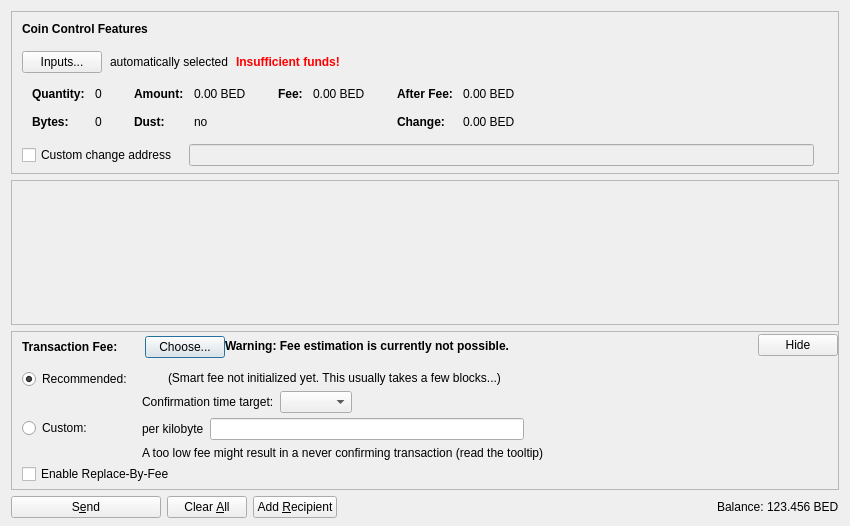
<?xml version="1.0" encoding="UTF-8"?>
<ui version="4.0">
 <class>SendCoinsDialog</class>
 <widget class="QDialog" name="SendCoinsDialog">
  <property name="geometry">
   <rect>
    <x>0</x>
    <y>0</y>
    <width>850</width>
    <height>526</height>
   </rect>
  </property>
  <property name="windowTitle">
   <string>Send Coins</string>
  </property>
  <layout class="QVBoxLayout" name="verticalLayout" stretch="0,1,0,0">
   <property name="bottomMargin">
    <number>8</number>
   </property>
   <item>
    <widget class="QFrame" name="frameCoinControl">
     <property name="sizePolicy">
      <sizepolicy hsizetype="Expanding" vsizetype="Expanding">
       <horstretch>0</horstretch>
       <verstretch>0</verstretch>
      </sizepolicy>
     </property>
     <property name="maximumSize">
      <size>
       <width>16777215</width>
       <height>16777215</height>
      </size>
     </property>
     <property name="frameShape">
      <enum>QFrame::StyledPanel</enum>
     </property>
     <property name="frameShadow">
      <enum>QFrame::Sunken</enum>
     </property>
     <layout class="QVBoxLayout" name="verticalLayoutCoinControl2">
      <property name="spacing">
       <number>0</number>
      </property>
      <property name="leftMargin">
       <number>0</number>
      </property>
      <property name="topMargin">
       <number>0</number>
      </property>
      <property name="rightMargin">
       <number>0</number>
      </property>
      <property name="bottomMargin">
       <number>6</number>
      </property>
      <item>
       <layout class="QVBoxLayout" name="verticalLayoutCoinControl" stretch="0,0,0,0,1">
        <property name="spacing">
         <number>0</number>
        </property>
        <property name="leftMargin">
         <number>10</number>
        </property>
        <property name="topMargin">
         <number>10</number>
        </property>
        <item>
         <layout class="QHBoxLayout" name="horizontalLayoutCoinControl1">
          <property name="bottomMargin">
           <number>15</number>
          </property>
          <item>
           <widget class="QLabel" name="labelCoinControlFeatures">
            <property name="sizePolicy">
             <sizepolicy hsizetype="Preferred" vsizetype="Maximum">
              <horstretch>0</horstretch>
              <verstretch>0</verstretch>
             </sizepolicy>
            </property>
            <property name="font">
             <font>
              <weight>75</weight>
              <bold>true</bold>
             </font>
            </property>
            <property name="styleSheet">
             <string notr="true">font-weight:bold;</string>
            </property>
            <property name="text">
             <string>Coin Control Features</string>
            </property>
           </widget>
          </item>
         </layout>
        </item>
        <item>
         <layout class="QHBoxLayout" name="horizontalLayoutCoinControl2" stretch="0,0,0,0">
          <property name="spacing">
           <number>8</number>
          </property>
          <property name="bottomMargin">
           <number>10</number>
          </property>
          <item>
           <widget class="QPushButton" name="pushButtonCoinControl">
            <property name="styleSheet">
             <string notr="true"/>
            </property>
            <property name="text">
             <string>Inputs...</string>
            </property>
            <property name="autoDefault">
             <bool>false</bool>
            </property>
           </widget>
          </item>
          <item>
           <widget class="QLabel" name="labelCoinControlAutomaticallySelected">
            <property name="text">
             <string>automatically selected</string>
            </property>
            <property name="margin">
             <number>5</number>
            </property>
           </widget>
          </item>
          <item>
           <widget class="QLabel" name="labelCoinControlInsuffFunds">
            <property name="font">
             <font>
              <weight>75</weight>
              <bold>true</bold>
             </font>
            </property>
            <property name="styleSheet">
             <string notr="true">color:red;font-weight:bold;</string>
            </property>
            <property name="text">
             <string>Insufficient funds!</string>
            </property>
            <property name="margin">
             <number>5</number>
            </property>
           </widget>
          </item>
          <item>
           <spacer name="horizontalSpacerCoinControl">
            <property name="orientation">
             <enum>Qt::Horizontal</enum>
            </property>
            <property name="sizeHint" stdset="0">
             <size>
              <width>40</width>
              <height>1</height>
             </size>
            </property>
           </spacer>
          </item>
         </layout>
        </item>
        <item>
         <widget class="QWidget" name="widgetCoinControl" native="true">
          <property name="sizePolicy">
           <sizepolicy hsizetype="Preferred" vsizetype="Preferred">
            <horstretch>0</horstretch>
            <verstretch>0</verstretch>
           </sizepolicy>
          </property>
          <property name="minimumSize">
           <size>
            <width>0</width>
            <height>0</height>
           </size>
          </property>
          <property name="styleSheet">
           <string notr="true"/>
          </property>
          <layout class="QHBoxLayout" name="horizontalLayoutCoinControl5">
           <property name="leftMargin">
            <number>0</number>
           </property>
           <property name="topMargin">
            <number>0</number>
           </property>
           <property name="rightMargin">
            <number>0</number>
           </property>
           <property name="bottomMargin">
            <number>0</number>
           </property>
           <item>
            <layout class="QHBoxLayout" name="horizontalLayoutCoinControl3" stretch="0,0,0,1">
             <property name="spacing">
              <number>20</number>
             </property>
             <property name="topMargin">
              <number>0</number>
             </property>
             <property name="bottomMargin">
              <number>10</number>
             </property>
             <item>
              <layout class="QFormLayout" name="formLayoutCoinControl1">
               <property name="horizontalSpacing">
                <number>10</number>
               </property>
               <property name="verticalSpacing">
                <number>14</number>
               </property>
               <property name="leftMargin">
                <number>10</number>
               </property>
               <property name="topMargin">
                <number>4</number>
               </property>
               <property name="rightMargin">
                <number>6</number>
               </property>
               <item row="0" column="0">
                <widget class="QLabel" name="labelCoinControlQuantityText">
                 <property name="font">
                  <font>
                   <weight>75</weight>
                   <bold>true</bold>
                  </font>
                 </property>
                 <property name="text">
                  <string>Quantity:</string>
                 </property>
                 <property name="margin">
                  <number>0</number>
                 </property>
                </widget>
               </item>
               <item row="0" column="1">
                <widget class="QLabel" name="labelCoinControlQuantity">
                 <property name="cursor">
                  <cursorShape>IBeamCursor</cursorShape>
                 </property>
                 <property name="contextMenuPolicy">
                  <enum>Qt::ActionsContextMenu</enum>
                 </property>
                 <property name="text">
                  <string notr="true">0</string>
                 </property>
                 <property name="margin">
                  <number>0</number>
                 </property>
                 <property name="textInteractionFlags">
                  <set>Qt::LinksAccessibleByMouse|Qt::TextSelectableByKeyboard|Qt::TextSelectableByMouse</set>
                 </property>
                </widget>
               </item>
               <item row="1" column="0">
                <widget class="QLabel" name="labelCoinControlBytesText">
                 <property name="font">
                  <font>
                   <weight>75</weight>
                   <bold>true</bold>
                  </font>
                 </property>
                 <property name="text">
                  <string>Bytes:</string>
                 </property>
                </widget>
               </item>
               <item row="1" column="1">
                <widget class="QLabel" name="labelCoinControlBytes">
                 <property name="cursor">
                  <cursorShape>IBeamCursor</cursorShape>
                 </property>
                 <property name="contextMenuPolicy">
                  <enum>Qt::ActionsContextMenu</enum>
                 </property>
                 <property name="text">
                  <string notr="true">0</string>
                 </property>
                 <property name="textInteractionFlags">
                  <set>Qt::LinksAccessibleByMouse|Qt::TextSelectableByKeyboard|Qt::TextSelectableByMouse</set>
                 </property>
                </widget>
               </item>
              </layout>
             </item>
             <item>
              <layout class="QFormLayout" name="formLayoutCoinControl2">
               <property name="horizontalSpacing">
                <number>10</number>
               </property>
               <property name="verticalSpacing">
                <number>14</number>
               </property>
               <property name="leftMargin">
                <number>6</number>
               </property>
               <property name="topMargin">
                <number>4</number>
               </property>
               <property name="rightMargin">
                <number>6</number>
               </property>
               <item row="0" column="0">
                <widget class="QLabel" name="labelCoinControlAmountText">
                 <property name="font">
                  <font>
                   <weight>75</weight>
                   <bold>true</bold>
                  </font>
                 </property>
                 <property name="text">
                  <string>Amount:</string>
                 </property>
                 <property name="margin">
                  <number>0</number>
                 </property>
                </widget>
               </item>
               <item row="0" column="1">
                <widget class="QLabel" name="labelCoinControlAmount">
                 <property name="cursor">
                  <cursorShape>IBeamCursor</cursorShape>
                 </property>
                 <property name="contextMenuPolicy">
                  <enum>Qt::ActionsContextMenu</enum>
                 </property>
                 <property name="text">
                  <string notr="true">0.00 BED</string>
                 </property>
                 <property name="textInteractionFlags">
                  <set>Qt::LinksAccessibleByMouse|Qt::TextSelectableByKeyboard|Qt::TextSelectableByMouse</set>
                 </property>
                </widget>
               </item>
               <item row="1" column="0">
                <widget class="QLabel" name="labelCoinControlLowOutputText">
                 <property name="font">
                  <font>
                   <weight>75</weight>
                   <bold>true</bold>
                  </font>
                 </property>
                 <property name="text">
                  <string>Dust:</string>
                 </property>
                </widget>
               </item>
               <item row="1" column="1">
                <widget class="QLabel" name="labelCoinControlLowOutput">
                 <property name="cursor">
                  <cursorShape>IBeamCursor</cursorShape>
                 </property>
                 <property name="contextMenuPolicy">
                  <enum>Qt::ActionsContextMenu</enum>
                 </property>
                 <property name="text">
                  <string notr="true">no</string>
                 </property>
                 <property name="textInteractionFlags">
                  <set>Qt::LinksAccessibleByMouse|Qt::TextSelectableByKeyboard|Qt::TextSelectableByMouse</set>
                 </property>
                </widget>
               </item>
              </layout>
             </item>
             <item>
              <layout class="QFormLayout" name="formLayoutCoinControl3">
               <property name="horizontalSpacing">
                <number>10</number>
               </property>
               <property name="verticalSpacing">
                <number>14</number>
               </property>
               <property name="leftMargin">
                <number>6</number>
               </property>
               <property name="topMargin">
                <number>4</number>
               </property>
               <property name="rightMargin">
                <number>6</number>
               </property>
               <item row="0" column="0">
                <widget class="QLabel" name="labelCoinControlFeeText">
                 <property name="font">
                  <font>
                   <weight>75</weight>
                   <bold>true</bold>
                  </font>
                 </property>
                 <property name="text">
                  <string>Fee:</string>
                 </property>
                 <property name="margin">
                  <number>0</number>
                 </property>
                </widget>
               </item>
               <item row="0" column="1">
                <widget class="QLabel" name="labelCoinControlFee">
                 <property name="cursor">
                  <cursorShape>IBeamCursor</cursorShape>
                 </property>
                 <property name="contextMenuPolicy">
                  <enum>Qt::ActionsContextMenu</enum>
                 </property>
                 <property name="text">
                  <string notr="true">0.00 BED</string>
                 </property>
                 <property name="textInteractionFlags">
                  <set>Qt::LinksAccessibleByMouse|Qt::TextSelectableByKeyboard|Qt::TextSelectableByMouse</set>
                 </property>
                </widget>
               </item>
              </layout>
             </item>
             <item>
              <layout class="QFormLayout" name="formLayoutCoinControl4">
               <property name="horizontalSpacing">
                <number>10</number>
               </property>
               <property name="verticalSpacing">
                <number>14</number>
               </property>
               <property name="leftMargin">
                <number>6</number>
               </property>
               <property name="topMargin">
                <number>4</number>
               </property>
               <property name="rightMargin">
                <number>6</number>
               </property>
               <item row="0" column="0">
                <widget class="QLabel" name="labelCoinControlAfterFeeText">
                 <property name="font">
                  <font>
                   <weight>75</weight>
                   <bold>true</bold>
                  </font>
                 </property>
                 <property name="text">
                  <string>After Fee:</string>
                 </property>
                 <property name="margin">
                  <number>0</number>
                 </property>
                </widget>
               </item>
               <item row="0" column="1">
                <widget class="QLabel" name="labelCoinControlAfterFee">
                 <property name="cursor">
                  <cursorShape>IBeamCursor</cursorShape>
                 </property>
                 <property name="contextMenuPolicy">
                  <enum>Qt::ActionsContextMenu</enum>
                 </property>
                 <property name="text">
                  <string notr="true">0.00 BED</string>
                 </property>
                 <property name="textInteractionFlags">
                  <set>Qt::LinksAccessibleByMouse|Qt::TextSelectableByKeyboard|Qt::TextSelectableByMouse</set>
                 </property>
                </widget>
               </item>
               <item row="1" column="0">
                <widget class="QLabel" name="labelCoinControlChangeText">
                 <property name="font">
                  <font>
                   <weight>75</weight>
                   <bold>true</bold>
                  </font>
                 </property>
                 <property name="text">
                  <string>Change:</string>
                 </property>
                </widget>
               </item>
               <item row="1" column="1">
                <widget class="QLabel" name="labelCoinControlChange">
                 <property name="cursor">
                  <cursorShape>IBeamCursor</cursorShape>
                 </property>
                 <property name="contextMenuPolicy">
                  <enum>Qt::ActionsContextMenu</enum>
                 </property>
                 <property name="text">
                  <string notr="true">0.00 BED</string>
                 </property>
                 <property name="textInteractionFlags">
                  <set>Qt::LinksAccessibleByMouse|Qt::TextSelectableByKeyboard|Qt::TextSelectableByMouse</set>
                 </property>
                </widget>
               </item>
              </layout>
             </item>
            </layout>
           </item>
          </layout>
         </widget>
        </item>
        <item>
         <layout class="QHBoxLayout" name="horizontalLayoutCoinControl4" stretch="0,0,0">
          <property name="spacing">
           <number>12</number>
          </property>
          <property name="sizeConstraint">
           <enum>QLayout::SetDefaultConstraint</enum>
          </property>
          <property name="topMargin">
           <number>5</number>
          </property>
          <property name="rightMargin">
           <number>5</number>
          </property>
          <item>
           <widget class="QCheckBox" name="checkBoxCoinControlChange">
            <property name="toolTip">
             <string>If this is activated, but the change address is empty or invalid, change will be sent to a newly generated address.</string>
            </property>
            <property name="text">
             <string>Custom change address</string>
            </property>
           </widget>
          </item>
          <item>
           <widget class="QValidatedLineEdit" name="lineEditCoinControlChange">
            <property name="enabled">
             <bool>false</bool>
            </property>
            <property name="sizePolicy">
             <sizepolicy hsizetype="Expanding" vsizetype="Fixed">
              <horstretch>0</horstretch>
              <verstretch>0</verstretch>
             </sizepolicy>
            </property>
           </widget>
          </item>
          <item>
           <widget class="QLabel" name="labelCoinControlChangeLabel">
            <property name="sizePolicy">
             <sizepolicy hsizetype="Preferred" vsizetype="Expanding">
              <horstretch>0</horstretch>
              <verstretch>0</verstretch>
             </sizepolicy>
            </property>
            <property name="minimumSize">
             <size>
              <width>0</width>
              <height>0</height>
             </size>
            </property>
            <property name="text">
             <string/>
            </property>
            <property name="margin">
             <number>3</number>
            </property>
           </widget>
          </item>
         </layout>
        </item>
        <item>
         <spacer name="verticalSpacerCoinControl">
          <property name="orientation">
           <enum>Qt::Vertical</enum>
          </property>
          <property name="sizeHint" stdset="0">
           <size>
            <width>800</width>
            <height>1</height>
           </size>
          </property>
         </spacer>
        </item>
       </layout>
      </item>
     </layout>
    </widget>
   </item>
   <item>
    <widget class="QScrollArea" name="scrollArea">
     <property name="widgetResizable">
      <bool>true</bool>
     </property>
     <widget class="QWidget" name="scrollAreaWidgetContents">
      <property name="geometry">
       <rect>
        <x>0</x>
        <y>0</y>
        <width>830</width>
        <height>104</height>
       </rect>
      </property>
      <layout class="QVBoxLayout" name="verticalLayout_2" stretch="0,1">
       <property name="leftMargin">
        <number>0</number>
       </property>
       <property name="topMargin">
        <number>0</number>
       </property>
       <property name="rightMargin">
        <number>0</number>
       </property>
       <property name="bottomMargin">
        <number>0</number>
       </property>
       <item>
        <layout class="QVBoxLayout" name="entries">
         <property name="spacing">
          <number>6</number>
         </property>
        </layout>
       </item>
       <item>
        <spacer name="verticalSpacer">
         <property name="orientation">
          <enum>Qt::Vertical</enum>
         </property>
         <property name="sizeHint" stdset="0">
          <size>
           <width>20</width>
           <height>40</height>
          </size>
         </property>
        </spacer>
       </item>
      </layout>
     </widget>
    </widget>
   </item>
   <item>
    <widget class="QFrame" name="frameFee">
     <property name="sizePolicy">
      <sizepolicy hsizetype="Expanding" vsizetype="Expanding">
       <horstretch>0</horstretch>
       <verstretch>0</verstretch>
      </sizepolicy>
     </property>
     <property name="maximumSize">
      <size>
       <width>16777215</width>
       <height>16777215</height>
      </size>
     </property>
     <property name="frameShape">
      <enum>QFrame::StyledPanel</enum>
     </property>
     <property name="frameShadow">
      <enum>QFrame::Sunken</enum>
     </property>
     <layout class="QVBoxLayout" name="verticalLayoutFee1">
      <property name="spacing">
       <number>0</number>
      </property>
      <property name="leftMargin">
       <number>0</number>
      </property>
      <property name="topMargin">
       <number>0</number>
      </property>
      <property name="rightMargin">
       <number>0</number>
      </property>
      <property name="bottomMargin">
       <number>0</number>
      </property>
      <item>
       <layout class="QVBoxLayout" name="verticalLayoutFee2" stretch="0,0,0">
        <property name="spacing">
         <number>0</number>
        </property>
        <property name="leftMargin">
         <number>10</number>
        </property>
        <property name="topMargin">
         <number>0</number>
        </property>
        <item>
         <layout class="QHBoxLayout" name="horizontalLayoutFee1">
          <property name="bottomMargin">
           <number>0</number>
          </property>
          <item>
           <layout class="QVBoxLayout" name="verticalLayoutFee7">
            <property name="spacing">
             <number>0</number>
            </property>
            <item>
             <spacer name="verticalSpacerSmartFee">
              <property name="orientation">
               <enum>Qt::Vertical</enum>
              </property>
              <property name="sizeType">
               <enum>QSizePolicy::Fixed</enum>
              </property>
              <property name="sizeHint" stdset="0">
               <size>
                <width>1</width>
                <height>4</height>
               </size>
              </property>
             </spacer>
            </item>
            <item>
             <layout class="QHBoxLayout" name="horizontalLayoutSmartFee">
              <property name="spacing">
               <number>10</number>
              </property>
              <item>
               <widget class="QLabel" name="labelFeeHeadline">
                <property name="sizePolicy">
                 <sizepolicy hsizetype="Preferred" vsizetype="Maximum">
                  <horstretch>0</horstretch>
                  <verstretch>0</verstretch>
                 </sizepolicy>
                </property>
                <property name="font">
                 <font>
                  <weight>75</weight>
                  <bold>true</bold>
                 </font>
                </property>
                <property name="styleSheet">
                 <string notr="true">font-weight:bold;</string>
                </property>
                <property name="text">
                 <string>Transaction Fee:</string>
                </property>
               </widget>
              </item>
              <item>
               <widget class="QLabel" name="labelFeeMinimized">
                <property name="text">
                 <string/>
                </property>
               </widget>
              </item>
              <item>
               <widget class="QPushButton" name="buttonChooseFee">
                <property name="text">
                 <string>Choose...</string>
                </property>
               </widget>
              </item>
             </layout>
            </item>
            <item>
             <spacer name="verticalSpacer_5">
              <property name="orientation">
               <enum>Qt::Vertical</enum>
              </property>
              <property name="sizeHint" stdset="0">
               <size>
                <width>1</width>
                <height>1</height>
               </size>
              </property>
             </spacer>
            </item>
           </layout>
          </item>
          <item>
           <widget class="QLabel" name="fallbackFeeWarningLabel">
            <property name="toolTip">
             <string>Using the fallbackfee can result in sending a transaction that will take several hours or days (or never) to confirm. Consider choosing your fee manually or wait until you have validated the complete chain.</string>
            </property>
            <property name="font">
            <font>
                <weight>75</weight>
                <bold>true</bold>
            </font>
            </property>
            <property name="text">
             <string>Warning: Fee estimation is currently not possible.</string>
            </property>
            <property name="wordWrap">
             <bool>false</bool>
            </property>
           </widget>
          </item>
          <item>
           <spacer name="horizontalSpacer_4">
            <property name="orientation">
             <enum>Qt::Horizontal</enum>
            </property>
            <property name="sizeType">
             <enum>QSizePolicy::MinimumExpanding</enum>
            </property>
            <property name="sizeHint" stdset="0">
             <size>
              <width>40</width>
              <height>20</height>
             </size>
            </property>
           </spacer>
          </item>
          <item>
           <widget class="QPushButton" name="buttonMinimizeFee">
            <property name="toolTip">
             <string>Hide transaction fee settings</string>
            </property>
            <property name="text">
             <string>Hide</string>
            </property>
           </widget>
          </item>
         </layout>
        </item>
        <item>
         <widget class="QFrame" name="frameFeeSelection">
          <layout class="QVBoxLayout" name="verticalLayoutFee12">
           <property name="spacing">
            <number>0</number>
           </property>
           <property name="leftMargin">
            <number>0</number>
           </property>
           <property name="topMargin">
            <number>0</number>
           </property>
           <property name="rightMargin">
            <number>0</number>
           </property>
           <property name="bottomMargin">
            <number>0</number>
           </property>
           <item>
            <layout class="QGridLayout" name="gridLayoutFee">
             <property name="topMargin">
              <number>10</number>
             </property>
             <property name="bottomMargin">
              <number>4</number>
             </property>
             <property name="horizontalSpacing">
              <number>10</number>
             </property>
             <property name="verticalSpacing">
              <number>4</number>
             </property>
             <item row="1" column="1">
              <layout class="QVBoxLayout" name="verticalLayoutFee8">
               <property name="spacing">
                <number>6</number>
               </property>
               <item>
                <layout class="QHBoxLayout" name="horizontalLayoutFee13">
                 <item>
                  <widget class="QLabel" name="labelCustomPerKilobyte">
                   <property name="toolTip">
                    <string>Specify a custom fee per kB (1,000 bytes) of the transaction's virtual size.

Note:  Since the fee is calculated on a per-byte basis, a fee of "100 satoshis per kB" for a transaction size of 500 bytes (half of 1 kB) would ultimately yield a fee of only 50 satoshis.</string>
                   </property>
                   <property name="text">
                    <string>per kilobyte</string>
                   </property>
                  </widget>
                 </item>
                 <item>
                  <widget class="BitcoinAmountField" name="customFee"/>
                 </item>
                 <item>
                  <spacer name="horizontalSpacer_6">
                   <property name="orientation">
                    <enum>Qt::Horizontal</enum>
                   </property>
                   <property name="sizeHint" stdset="0">
                    <size>
                     <width>1</width>
                     <height>1</height>
                    </size>
                   </property>
                  </spacer>
                 </item>
                </layout>
               </item>
               <item>
                <layout class="QHBoxLayout" name="horizontalLayoutFee8">
                 <item>
                  <widget class="QLabel" name="labelCustomFeeWarning">
                   <property name="enabled">
                    <bool>true</bool>
                   </property>
                   <property name="toolTip">
                    <string>When there is less transaction volume than space in the blocks, miners as well as relaying nodes may enforce a minimum fee. Paying only this minimum fee is just fine, but be aware that this can result in a never confirming transaction once there is more demand for bedcoin transactions than the network can process.</string>
                   </property>
                   <property name="text">
                    <string>A too low fee might result in a never confirming transaction (read the tooltip)</string>
                   </property>
                  </widget>
                 </item>
                 <item>
                  <spacer name="horizontalSpacer_2">
                   <property name="orientation">
                    <enum>Qt::Horizontal</enum>
                   </property>
                   <property name="sizeHint" stdset="0">
                    <size>
                     <width>1</width>
                     <height>1</height>
                    </size>
                   </property>
                  </spacer>
                 </item>
                </layout>
               </item>
              </layout>
             </item>
             <item row="0" column="0">
              <layout class="QVBoxLayout" name="verticalLayoutFee4" stretch="0,1">
               <item>
                <widget class="QRadioButton" name="radioSmartFee">
                 <property name="text">
                  <string>Recommended:</string>
                 </property>
                 <property name="checked">
                  <bool>true</bool>
                 </property>
                 <attribute name="buttonGroup">
                  <string notr="true">groupFee</string>
                 </attribute>
                </widget>
               </item>
               <item>
                <spacer name="verticalSpacer_2">
                 <property name="orientation">
                  <enum>Qt::Vertical</enum>
                 </property>
                 <property name="sizeHint" stdset="0">
                  <size>
                   <width>1</width>
                   <height>1</height>
                  </size>
                 </property>
                </spacer>
               </item>
              </layout>
             </item>
             <item row="1" column="0">
              <layout class="QVBoxLayout" name="verticalLayoutFee9" stretch="0,1">
               <item>
                <widget class="QRadioButton" name="radioCustomFee">
                 <property name="text">
                  <string>Custom:</string>
                 </property>
                 <attribute name="buttonGroup">
                  <string notr="true">groupFee</string>
                 </attribute>
                </widget>
               </item>
               <item>
                <spacer name="verticalSpacer_6">
                 <property name="orientation">
                  <enum>Qt::Vertical</enum>
                 </property>
                 <property name="sizeHint" stdset="0">
                  <size>
                   <width>1</width>
                   <height>1</height>
                  </size>
                 </property>
                </spacer>
               </item>
              </layout>
             </item>
             <item row="0" column="1">
              <layout class="QVBoxLayout" name="verticalLayoutFee3" stretch="0,0,1">
               <property name="spacing">
                <number>6</number>
               </property>
               <property name="topMargin">
                <number>2</number>
               </property>
               <item>
                <layout class="QHBoxLayout" name="horizontalLayoutFee12">
                 <item>
                  <widget class="QLabel" name="labelSmartFee">
                   <property name="text">
                    <string/>
                   </property>
                  </widget>
                 </item>
                 <item>
                  <widget class="QLabel" name="labelFeeEstimation">
                   <property name="text">
                    <string/>
                   </property>
                  </widget>
                 </item>
                 <item>
                  <widget class="QLabel" name="labelSmartFee2">
                   <property name="text">
                    <string>(Smart fee not initialized yet. This usually takes a few blocks...)</string>
                   </property>
                  </widget>
                 </item>
                 <item>
                  <spacer name="horizontalSpacer_5">
                   <property name="orientation">
                    <enum>Qt::Horizontal</enum>
                   </property>
                   <property name="sizeHint" stdset="0">
                    <size>
                     <width>1</width>
                     <height>1</height>
                    </size>
                   </property>
                  </spacer>
                 </item>
                </layout>
               </item>
               <item>
                <layout class="QHBoxLayout" name="horizontalLayoutFee9">
                 <item>
                  <layout class="QVBoxLayout" name="verticalLayoutFee6">
                   <item>
                    <widget class="QLabel" name="labelSmartFee3">
                     <property name="text">
                      <string>Confirmation time target:</string>
                     </property>
                    </widget>
                   </item>
                  </layout>
                 </item>
                 <item>
                  <layout class="QVBoxLayout" name="verticalLayoutFee5">
                   <property name="rightMargin">
                    <number>30</number>
                   </property>
                   <item>
                    <layout class="QHBoxLayout" name="horizontalLayoutConfTarget">
                     <property name="bottomMargin">
                      <number>0</number>
                     </property>
                     <item>
                      <widget class="QComboBox" name="confTargetSelector"/>
                     </item>
                     <item>
                      <spacer name="horizontalSpacerConfTarget">
                       <property name="orientation">
                        <enum>Qt::Horizontal</enum>
                       </property>
                       <property name="sizeHint" stdset="0">
                        <size>
                         <width>40</width>
                         <height>20</height>
                        </size>
                       </property>
                      </spacer>
                     </item>
                    </layout>
                   </item>
                  </layout>
                 </item>
                </layout>
               </item>
               <item>
                <spacer name="verticalSpacer_4">
                 <property name="orientation">
                  <enum>Qt::Vertical</enum>
                 </property>
                 <property name="sizeHint" stdset="0">
                  <size>
                   <width>1</width>
                   <height>1</height>
                  </size>
                 </property>
                </spacer>
               </item>
              </layout>
             </item>
            </layout>
           </item>
           <item>
            <widget class="QCheckBox" name="optInRBF">
             <property name="text">
              <string>Enable Replace-By-Fee</string>
             </property>
             <property name="toolTip">
              <string>With Replace-By-Fee (BIP-125) you can increase a transaction's fee after it is sent. Without this, a higher fee may be recommended to compensate for increased transaction delay risk.</string>
             </property>
            </widget>
           </item>
          </layout>
         </widget>
        </item>
        <item>
         <spacer name="verticalSpacerFee">
          <property name="orientation">
           <enum>Qt::Vertical</enum>
          </property>
          <property name="sizeHint" stdset="0">
           <size>
            <width>40</width>
            <height>5</height>
           </size>
          </property>
         </spacer>
        </item>
       </layout>
      </item>
     </layout>
    </widget>
   </item>
   <item>
    <layout class="QHBoxLayout" name="horizontalLayout">
     <item>
      <widget class="QPushButton" name="sendButton">
       <property name="minimumSize">
        <size>
         <width>150</width>
         <height>0</height>
        </size>
       </property>
       <property name="toolTip">
        <string>Confirm the send action</string>
       </property>
       <property name="text">
        <string>S&amp;end</string>
       </property>
       <property name="icon">
        <iconset resource="../bitcoin.qrc">
         <normaloff>:/icons/send</normaloff>:/icons/send</iconset>
       </property>
       <property name="autoDefault">
        <bool>false</bool>
       </property>
       <property name="default">
        <bool>false</bool>
       </property>
      </widget>
     </item>
     <item>
      <widget class="QPushButton" name="clearButton">
       <property name="sizePolicy">
        <sizepolicy hsizetype="Minimum" vsizetype="Fixed">
         <horstretch>0</horstretch>
         <verstretch>0</verstretch>
        </sizepolicy>
       </property>
       <property name="toolTip">
        <string>Clear all fields of the form.</string>
       </property>
       <property name="text">
        <string>Clear &amp;All</string>
       </property>
       <property name="icon">
        <iconset resource="../bitcoin.qrc">
         <normaloff>:/icons/remove</normaloff>:/icons/remove</iconset>
       </property>
       <property name="autoDefault">
        <bool>false</bool>
       </property>
      </widget>
     </item>
     <item>
      <widget class="QPushButton" name="addButton">
       <property name="toolTip">
        <string>Send to multiple recipients at once</string>
       </property>
       <property name="text">
        <string>Add &amp;Recipient</string>
       </property>
       <property name="icon">
        <iconset resource="../bitcoin.qrc">
         <normaloff>:/icons/add</normaloff>:/icons/add</iconset>
       </property>
       <property name="autoDefault">
        <bool>false</bool>
       </property>
      </widget>
     </item>
     <item>
      <spacer name="horizontalSpacer">
       <property name="orientation">
        <enum>Qt::Horizontal</enum>
       </property>
       <property name="sizeHint" stdset="0">
        <size>
         <width>40</width>
         <height>20</height>
        </size>
       </property>
      </spacer>
     </item>
     <item>
      <layout class="QHBoxLayout" name="horizontalLayout_2">
       <property name="spacing">
        <number>3</number>
       </property>
       <item>
        <widget class="QLabel" name="labelBalanceName">
         <property name="sizePolicy">
          <sizepolicy hsizetype="Preferred" vsizetype="Fixed">
           <horstretch>0</horstretch>
           <verstretch>0</verstretch>
          </sizepolicy>
         </property>
         <property name="text">
          <string>Balance:</string>
         </property>
        </widget>
       </item>
       <item>
        <widget class="QLabel" name="labelBalance">
         <property name="sizePolicy">
          <sizepolicy hsizetype="Preferred" vsizetype="Fixed">
           <horstretch>0</horstretch>
           <verstretch>0</verstretch>
          </sizepolicy>
         </property>
         <property name="cursor">
          <cursorShape>IBeamCursor</cursorShape>
         </property>
         <property name="text">
          <string notr="true">123.456 BED</string>
         </property>
         <property name="textInteractionFlags">
          <set>Qt::LinksAccessibleByMouse|Qt::TextSelectableByKeyboard|Qt::TextSelectableByMouse</set>
         </property>
        </widget>
       </item>
      </layout>
     </item>
    </layout>
   </item>
  </layout>
 </widget>
 <customwidgets>
  <customwidget>
   <class>QValidatedLineEdit</class>
   <extends>QLineEdit</extends>
   <header>qt/qvalidatedlineedit.h</header>
  </customwidget>
  <customwidget>
   <class>BitcoinAmountField</class>
   <extends>QLineEdit</extends>
   <header>qt/bitcoinamountfield.h</header>
   <container>1</container>
  </customwidget>
 </customwidgets>
 <resources>
  <include location="../bitcoin.qrc"/>
 </resources>
 <connections/>
 <buttongroups>
  <buttongroup name="groupFee"/>
 </buttongroups>
</ui>
